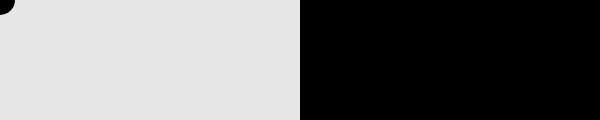
Frame 1 (no input)
Frame 60 (no input): identical to frame 1, image omitted
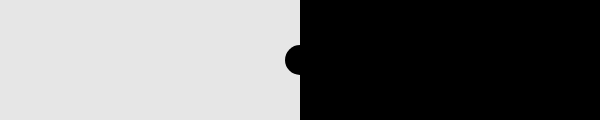
Frame 120 (the mouse pressed at the canvas centre since frame 60)

The p5.js sketch that drew these frames (run headless with seeded random() and noise() and a simulated clock; from frame 60 on, the mouse is pressed at the canvas centre):

// p5.js sketch
// ── sketch.js


function setup() {
  createCanvas(600, 120);

  noStroke();
}

function draw() {
    //draw a light gray rectangle covering the left half of the canvas
    fill(230);
    rect(0, 0, width/2, height);

    //draw a black rectangle over the right half of the canvas
    fill(0);
    rect(width/2, 0, width/2, height);

    if(mouseX > width/2){ //if the mouse is on the right side of the canvas
      //set the fill to light gray
      fill(230);
    }
    else{//otherwise
      //set the fill to black
      fill(0);
    }
    //draw an ellipse at the position of the mouse
  	ellipse(mouseX, mouseY, 30, 30);
}
